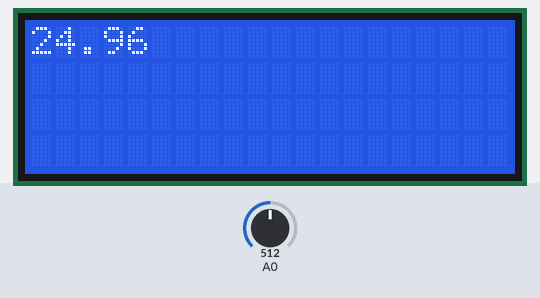
Simulated run of this sketch. Board: Arduino Uno, built with avr-gcc and run on an emulated ATmega328P. Parts: 20×4 character LCD. The test bench sets the inputs (shaded band); at power-on: A0 = 512.

Above: at 1.6 s.
1.7 s: A0 set to 716
At 2.7 s:
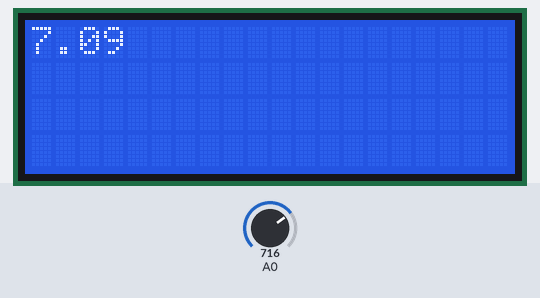
3.5 s: A0 set to 900
At 4.9 s:
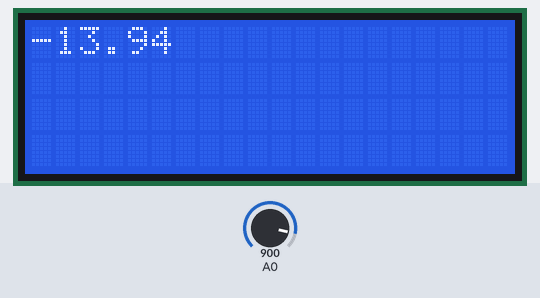
5.6 s: A0 set to 1023
At 7.1 s:
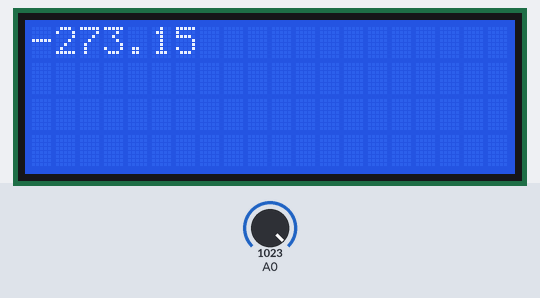
Timing chart, 0 to 8.6 s (numbered marks = the images above; inputs shaded):
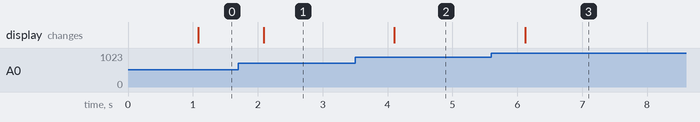

The sketch:

Temperature_monitorig_system.ino
```cpp
#include <LiquidCrystal_I2C.h>

#define I2C_ADDR    0x27
#define LCD_COLUMNS 20
#define LCD_LINES   4

LiquidCrystal_I2C lcd(I2C_ADDR, LCD_COLUMNS, LCD_LINES);

int num = 100;

void setup() {
  lcd.init();
  lcd.backlight();

  lcd.print("Hello World");

}

void loop() {
  delay(1000);
  lcd.clear();
  lcd.print(readTemp());
}

float readTemp() {
  const float BETA = 3950;
  int analogValue = analogRead(A0);
  float celsius = 1 / (log(1 / (1023. / analogValue - 1)) / BETA + 1.0 / 298.15) - 273.15;
  return celsius;
}
```

Measured:
- after the input at 1.7 s, the display: changes after 0.39 s (image 1)
- after the input at 3.5 s, the display: changes after 0.61 s (image 2)
- after the input at 5.6 s, the display: changes after 0.53 s (image 3)
